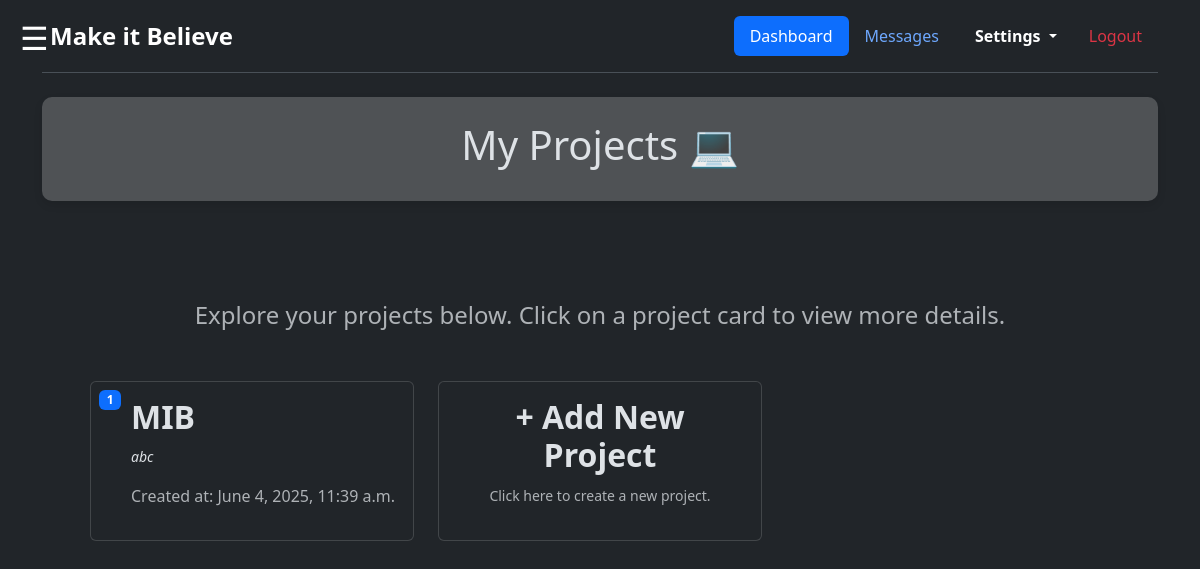
The page /projects/ (signed in) on the database its author committed.
### MIB/models.py (models this page shows, shortened)
class Project(models.Model):
    user = models.ForeignKey(settings.AUTH_USER_MODEL, on_delete=models.CASCADE)
    title = models.CharField(max_length=200)
    description = models.TextField()
    created_at = models.DateTimeField(auto_now_add=True)

### MIB/views.py (the view)
# urls.py: path('projects/', views.projects, name='projects'),
@login_required(login_url='login')
def projects(request):
    projects = Project.objects.filter(user=request.user)
    return render(request, 'projects.html', {'projects': projects})

### templates/projects.html (shortened to what this page needs)
{% extends 'base2.html' %}
{% load static %}
{% block content %}
{% if projects %}
<div class="border-stylish p-4 mb-5">
  <h1 class="text-center ">My Projects 💻</h1>
</div>
<div class="container p-5 " style="height: 65vh; overflow-y: auto;">
  <p class="text-center text-muted fs-4 mb-5 mt-0">Explore your projects below. Click on a project card to view more details.</p>
  <div class="row">
    {% for project in projects %}
      <div class="col-md-4 mb-4">
        <a href="{% url 'project_tasks' project.id %}" class="text-decoration-none">
          <div class="card border-hover-glow h-100">
            <div class="card-body">
                <h2 class="card-title fw-bold ps-4">{{ project.title }}</h2>
                <span class="badge bg-primary position-absolute top-0 start-0 m-2">{{ forloop.counter }}</span>
              <p class="card-text ps-4"><small><em>{{ project.description }}</em></small></p>
              <p class="text-muted ps-4">Created at: {{ project.created_at }}</p>
            </div>
          </div>
        </a>
      </div>
    {% endfor %}
    <div class="col-md-4 mb-4">
      <a href="{% url 'newproject' %}" class="text-decoration-none">
        <div class="card border-hover-glow h-100">
          <div class="card-body text-center">
            <h2 class="card-title fw-bold">+ Add New Project</h2>
            <p class="card-text text-muted"><small>Click here to create a new project.</small></p>
          </div>
        </div>
      </a>
    </div>
  </div>
</div>
{%endif%}
{% endblock %}

### templates/base2.html (style rules this page uses)
body { transition: margin-left 0.5s ease; }

### templates/projects.html (style rules this page uses)
.border-hover-glow { transition: box-shadow 0.3s ease-in-out; }
.border-stylish { border: 2px solidrgb(93, 95, 93); border-radius: 10px; background-color:rgba(249, 249, 249, 0.21); box-shadow: 0 4px 8px rgba(0, 0, 0, 0.1); }

### rows shown on the page
Project: title "MIB", description "abc", created_at "June 4, 2025, 11:39 a.m."
